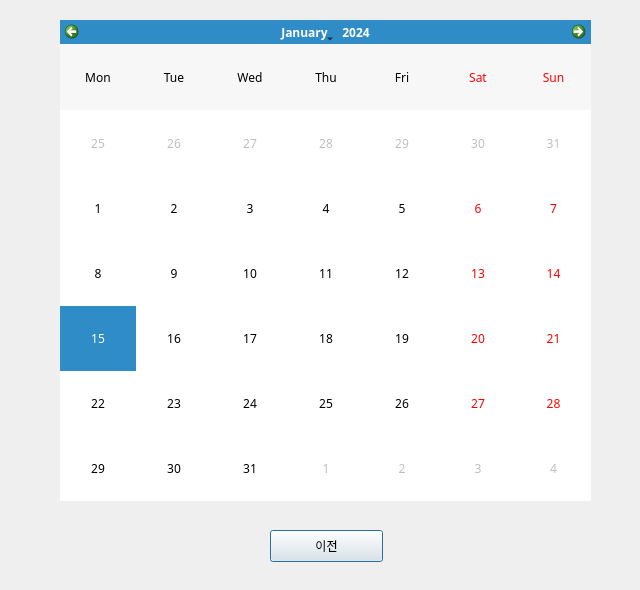
<?xml version="1.0" encoding="UTF-8"?>
<ui version="4.0">
 <class>Dialog</class>
 <widget class="QDialog" name="Dialog">
  <property name="geometry">
   <rect>
    <x>0</x>
    <y>0</y>
    <width>640</width>
    <height>590</height>
   </rect>
  </property>
  <property name="windowTitle">
   <string>출석 체크</string>
  </property>
  <widget class="QCalendarWidget" name="calendarWidget">
   <property name="geometry">
    <rect>
     <x>60</x>
     <y>20</y>
     <width>531</width>
     <height>481</height>
    </rect>
   </property>
   <property name="font">
    <font>
     <family>Nanum Gothic</family>
    </font>
   </property>
   <property name="mouseTracking">
    <bool>true</bool>
   </property>
   <property name="selectionMode">
    <enum>QCalendarWidget::SingleSelection</enum>
   </property>
   <property name="horizontalHeaderFormat">
    <enum>QCalendarWidget::ShortDayNames</enum>
   </property>
   <property name="verticalHeaderFormat">
    <enum>QCalendarWidget::NoVerticalHeader</enum>
   </property>
   <property name="navigationBarVisible">
    <bool>true</bool>
   </property>
   <property name="dateEditEnabled">
    <bool>true</bool>
   </property>
  </widget>
  <widget class="QPushButton" name="pushButton">
   <property name="geometry">
    <rect>
     <x>270</x>
     <y>530</y>
     <width>113</width>
     <height>32</height>
    </rect>
   </property>
   <property name="text">
    <string>이전</string>
   </property>
  </widget>
 </widget>
 <resources/>
 <connections>
  <connection>
   <sender>calendarWidget</sender>
   <signal>clicked(QDate)</signal>
   <receiver>Dialog</receiver>
   <slot>date_clicked()</slot>
   <hints>
    <hint type="sourcelabel">
     <x>183</x>
     <y>90</y>
    </hint>
    <hint type="destinationlabel">
     <x>50</x>
     <y>80</y>
    </hint>
   </hints>
  </connection>
  <connection>
   <sender>pushButton</sender>
   <signal>clicked()</signal>
   <receiver>Dialog</receiver>
   <slot>btn_attendance_to_main()</slot>
   <hints>
    <hint type="sourcelabel">
     <x>307</x>
     <y>538</y>
    </hint>
    <hint type="destinationlabel">
     <x>466</x>
     <y>539</y>
    </hint>
   </hints>
  </connection>
 </connections>
 <slots>
  <slot>date_clicked()</slot>
  <slot>btn_attendance_to_main()</slot>
 </slots>
</ui>
